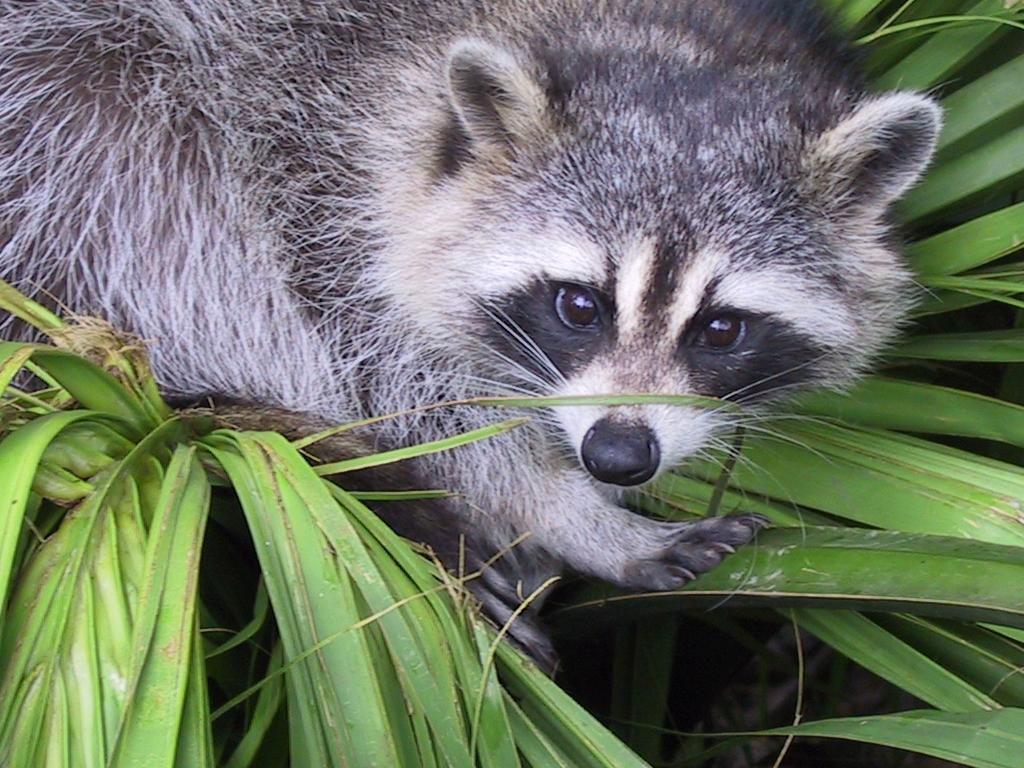
#> input picture Day1/ex03/animal.jpeg, 1024 x 768 px
$ python zoom.py
#> lines starting #> are read from the running program, lines starting #| are printed output that depends on the picture
### Day1/ex02/load_image.py
import cv2
import numpy as np


def ft_load(path: str) -> np.ndarray:
    """
    Load an image from the specified file path and convert it to RGB format.

    Args:
        path (str): The file path to the image.
    Returns:
        np.ndarray: The image in RGB format as a NumPy array.
    """
#> called with path = 'animal.jpeg'
    try:
        if not isinstance(path, str):
            raise TypeError("The path must be a string.")
        img = cv2.imread(path)
#> img is the input picture: shape (768, 1024, 3); mean B, G, R 102.1, 117.7, 110.7
        if img is None:
            raise FileNotFoundError(f"Image not found at path: {path}")
        img_rgb = cv2.cvtColor(img, cv2.COLOR_BGR2RGB)
        if img_rgb.size == 0:
            raise ValueError("The image is empty.")
        print("The shape of image is:", img_rgb.shape)
#| The shape of image is: (768, 1024, 3)
#> (printed output is left out)
        return img_rgb
    except FileNotFoundError as e:
        print(f"Error: {e}")
        return np.array([])
    except TypeError as e:
        print(f"Error: {e}")
        return np.array([])
    except ValueError as e:
        print(f"Error: {e}")
        return np.array([])
    except Exception as e:
        print(f"Unexpected error: {e}")
        return np.array([])

### Day1/ex03/zoom.py
import numpy as np
import matplotlib.pyplot as plt
from load_image import ft_load


def zoom_img(
    img: np.ndarray,
    y1: int, y2: int,
    x1: int, x2: int
) -> np.ndarray:
    """
    Zoom into a specific region of the image and convert to grayscale.

    Args:
        img (np.ndarray): The original image as a NumPy array.
        y1 (int): The starting row (inclusive).
        y2 (int): The ending row (exclusive).
        x1 (int): The starting column (inclusive).
        x2 (int): The ending column (exclusive).
    Returns:
        np.ndarray: The zoomed-in grayscale region of the image.
    Raises:
        TypeError: If the input image is not a
            numpy array or coordinates are not integers.
        ValueError: If the input image is not 3-dimensional.
    """
#> called with y1 = 100, y2 = 500, x1 = 100, x2 = 500
    if not isinstance(img, np.ndarray):
        raise TypeError("Image must be a numpy array.")
    if img.ndim != 3:
        raise ValueError("Image must be a 3D array.")
    if not all(isinstance(i, int) for i in [y1, y2, x1, x2]):
        raise TypeError("Coordinates must be integers.")
    cropped = img[y1:y2, x1:x2]
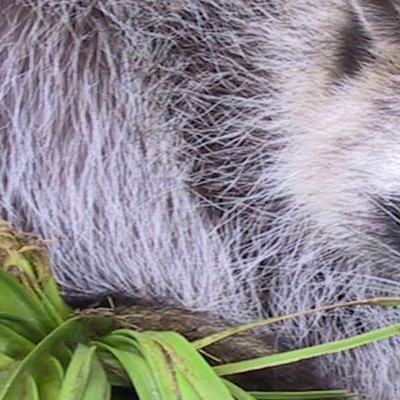
#> cropped: shape (400, 400, 3); mean R, G, B 142.5, 139.3, 141.8
    # Convert to grayscale using RGB weights
    grayscale = np.dot(cropped[..., :3], [0.2989, 0.5870, 0.1140])
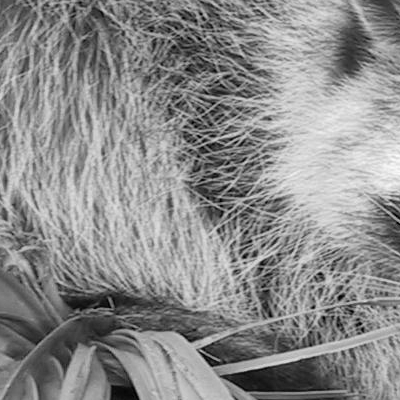
#> grayscale: shape (400, 400) float64; min 0.456, max 252.9, mean 140.5
    grayscale = grayscale.astype(np.uint8)
    # Add back the channel dimension to make it (height, width, 1)
    grayscale = grayscale[:, :, np.newaxis]
    return grayscale


def display_img(img: np.ndarray) -> None:
    """
    Display the image using matplotlib with axis labels.

    Args:
        img (np.ndarray): The image to be displayed.
    Returns:
        None
    """
    if not isinstance(img, np.ndarray):
        raise TypeError("Image must be a numpy array.")
    if img.ndim == 3 and img.shape[2] == 1:
        display_array = img.squeeze()
        plt.imshow(display_array, cmap='gray')
    elif img.ndim == 2:
        plt.imshow(img, cmap='gray')
    else:
        plt.imshow(img)
    plt.xlabel("Width")
    plt.ylabel("Height")
    plt.show()


def main():
    """
    Main function to load, zoom, and display an image.
    """
    try:
        img = ft_load("animal.jpeg")
        print(img)
        zoomed_img = zoom_img(img, 100, 500, 100, 500)
        # Create squeezed version for shape comparison
        squeezed_img = np.squeeze(zoomed_img)
        print(f"New shape after slicing: {zoomed_img.shape}", end="")
#| New shape after slicing: (400, 400, 1)
        print(f" or {squeezed_img.shape}")
#|  or (400, 400)
        print(zoomed_img)
#> (printed output is left out)
        display_img(zoomed_img)
    except TypeError as te:
        print("TypeError:", te)
    except ValueError as ve:
        print("ValueError:", ve)
    except FileNotFoundError as fnfe:
        print("FileNotFoundError:", fnfe)
    except Exception as e:
        print("An unexpected error occurred:", e)


if __name__ == "__main__":
    main()
